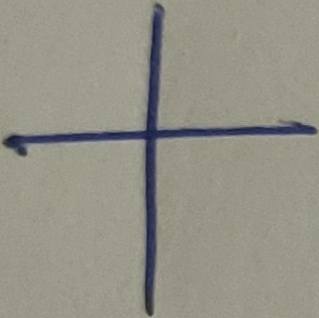
#> input picture DIP 6- Pattern Recognition/Extracted_Digits/4.jpg, 319 x 318 px, found by its file name
$ python Preprocess.py
#> lines starting #> are read from the running program, lines starting #| are printed output that depends on the picture
import cv2
import numpy as np

def get_kernels(kernel_size = (3,3)):
    """
    Get kernel for thinning
    """

    K1 = np.array([[-1, -1, -1], [0, 1, 0], [1, 1, 1]])
    K2 = np.array([[0, -1, -1], [1, 1, -1], [0, 1, 0]])

    kernels = []
    kernels.append((K1, K2))

    def rotate3x3(kernel):
        kernel_temp = np.empty_like(kernel)

        kernel_temp[0, :] = kernel[::-1, 0]
        kernel_temp[:, -1] = kernel[0, :]
        kernel_temp[-1, :] = kernel[::-1, -1]
        kernel_temp[:, 0] = kernel[-1, :]

        kernel_temp[1,1] = kernel[1,1]

        return kernel_temp

    for _ in range(3):
        K1, K2 = rotate3x3(K1), rotate3x3(K2)
        kernels.append((K1, K2))

    return kernels


def preprocess(image):
    """
    image : image path or np.array of the binary image

    returns a preprocessed image for the model.
    """
#> called with image = './Expression/4.jpg'

    if isinstance(image, str):
        im = cv2.imread(image, cv2.IMREAD_GRAYSCALE)
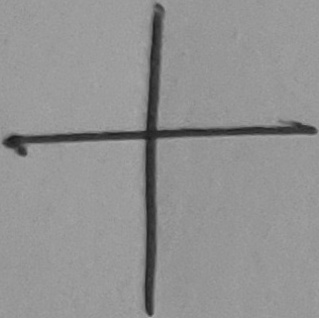
#> im: shape (318, 319); min 24, max 168, mean 146.1
    else:
        im = image * 255

    im = cv2.resize(im, (45, 45))
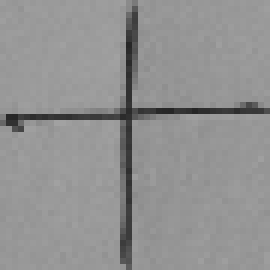
#> im: shape (45, 45) (shown 6 times larger); min 37, max 162, mean 146.1
    im = (im<127).astype("uint8")
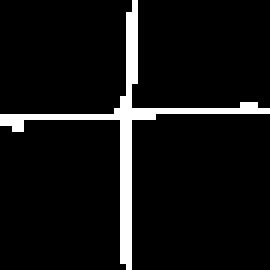
#> im: shape (45, 45) (shown 6 times larger); values 0 (black) and 1 (white), 7% white in thin lines or dots

    kernels = get_kernels()

    thinned_im = im * 255 #thinning image
#> thinned_im: shape (45, 45); 7% white in thin lines or dots
    prev_thinned_im = np.copy(thinned_im)
    while True:
        for k1, k2 in kernels:
            h_k1 = cv2.morphologyEx(thinned_im.astype("uint8"), cv2.MORPH_HITMISS, k1)
            thinned_im = np.logical_and(thinned_im.astype("bool"), np.logical_not(h_k1.astype("bool"))) * 255

            h_k2 = cv2.morphologyEx(thinned_im.astype("uint8"), cv2.MORPH_HITMISS, k2)
            thinned_im = np.logical_and(thinned_im.astype("bool"), np.logical_not(h_k2.astype("bool"))) * 255

        prev_thinned_im = np.copy(thinned_im)
        if np.any(thinned_im == prev_thinned_im):
            break
#> this loop made 1 pass
#> pass 1, in preprocess, `prev_thinned_im = np.copy(thinned_im)`:
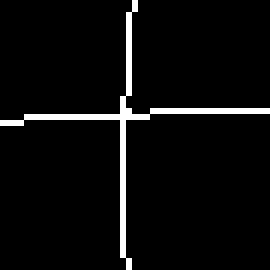
#> prev_thinned_im: shape (45, 45) int64 (shown 6 times larger); 4.4% white in thin lines or dots

    return thinned_im

if __name__ == "__main__":

    import matplotlib.pyplot as plt

    plt.imshow(preprocess("./Expression/4.jpg"))
    plt.show()

$ run again, with DIP 6- Pattern Recognition/Extracted_Digits/3.jpg copied over DIP 6- Pattern Recognition/Extracted_Digits/4.jpg
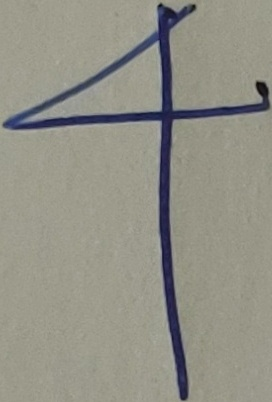
#> input picture DIP 6- Pattern Recognition/Extracted_Digits/3.jpg, 272 x 402 px, found by its file name
#> in preprocess, `im = (im<127).astype("uint8")`:
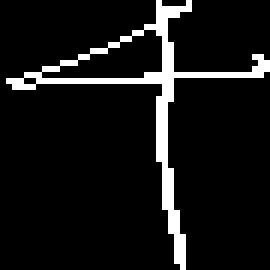
#> im: shape (45, 45) (shown 6 times larger); values 0 (black) and 1 (white), 8.3% white in thin lines or dots
#> thinned_im: shape (45, 45); 8.3% white in thin lines or dots
#> the loop in preprocess, `while True:` made 1 pass
#> pass 1, in preprocess, `prev_thinned_im = np.copy(thinned_im)`:
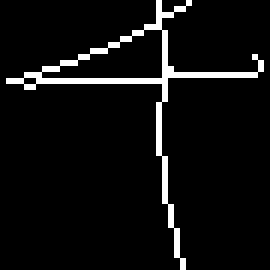
#> prev_thinned_im: shape (45, 45) int64 (shown 6 times larger); 5.8% white in thin lines or dots

$ run again, with DIP 6- Pattern Recognition/Extracted_Digits/5.jpg copied over DIP 6- Pattern Recognition/Extracted_Digits/4.jpg
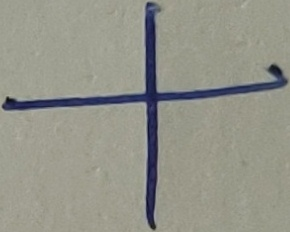
#> input picture DIP 6- Pattern Recognition/Extracted_Digits/5.jpg, 290 x 232 px, found by its file name
#> in preprocess, `im = (im<127).astype("uint8")`:
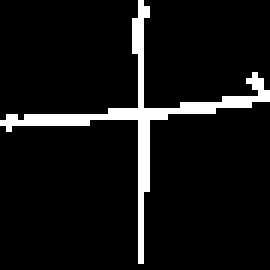
#> im: shape (45, 45) (shown 6 times larger); values 0 (black) and 1 (white), 7.4% white in thin lines or dots
#> thinned_im: shape (45, 45); 7.4% white in thin lines or dots
#> the loop in preprocess, `while True:` made 1 pass
#> pass 1, in preprocess, `prev_thinned_im = np.copy(thinned_im)`:
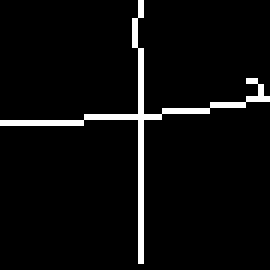
#> prev_thinned_im: shape (45, 45) int64 (shown 6 times larger); 4.5% white in thin lines or dots
